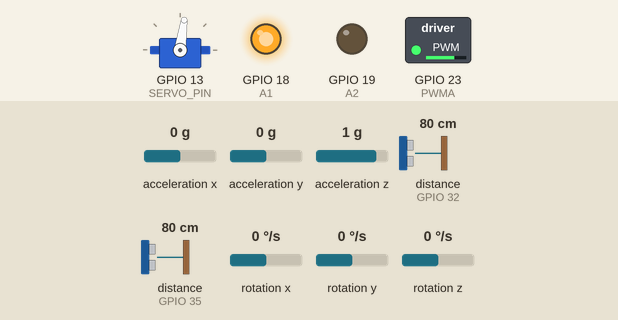
The sketch below on a simulated ESP32. On the bench: servo, switched loads named in the sketch (green lamp = pin HIGH), output pins drawn as LEDs (lit = HIGH). Wiring (inferred from the names in the program): 2 × ultrasonic range finder: trigger GPIO 26, echo GPIO 35 / trigger GPIO 27, echo GPIO 32. The test bench sets the inputs (shaded band); at power-on: rotation z 0 °/s, distance to the obstacle (sensors on GPIO 35, GPIO 32) 80 cm, acceleration x 0 g, acceleration y 0 g, acceleration z 1 g, rotation x 0 °/s, rotation y 0 °/s. The echo pulse lasts 58.3 µs per cm; servo pulses on a pin are drawn as a servo (544–2400 µs = 0–180°); pins used as bus, display or sensor lines are not drawn; what the sketch prints to the serial monitor is not drawn.

Above: at 4.4 s.
4.5 s: rotation z set to 11 °/s
At 5.7 s:
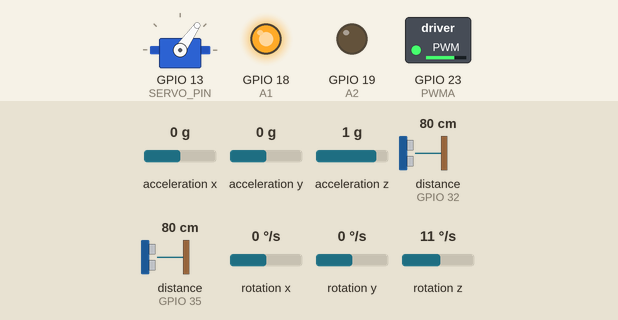
7.5 s: distance to the obstacle (sensor on GPIO 35) set to 2 cm
At 9.9 s:
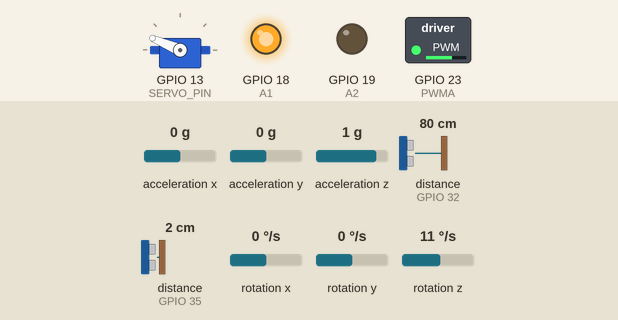
10.5 s: rotation z set to -100 °/s
At 11.8 s:
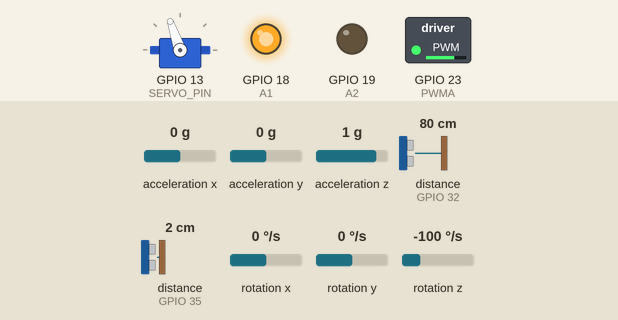
12.9 s: distance to the obstacle (sensor on GPIO 32) set to 75 cm
At 13.8 s:
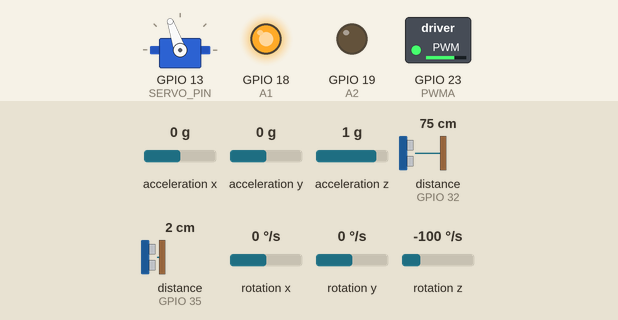
15.9 s: distance to the obstacle (sensor on GPIO 32) set to 120 cm
At 16.15 s:
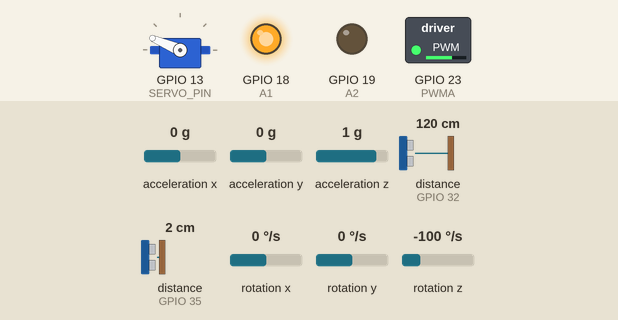
Timing chart, 0 to 22.9 s (numbered marks = the images above; inputs shaded):
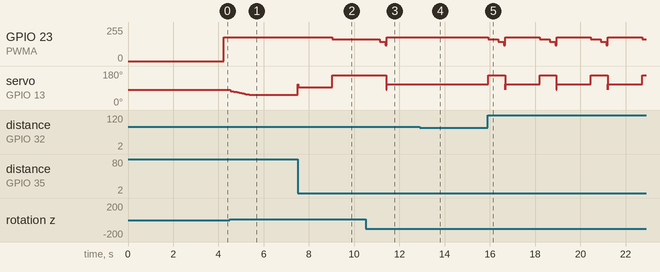

Measured:
- after the input at 4.5 s, servo on GPIO 13 (SERVO_PIN): moves from 82° to 55° over 0.83 s, starting at once
- after the input at 7.5 s, servo on GPIO 13 (SERVO_PIN): 55° → 93° at once, → 157° 1.5 s later
- after the input at 10.5 s, GPIO 23 (PWMA): 164/255 → 144/255 after 0.62 s, → 179/255 0.25 s later; servo on GPIO 13 (SERVO_PIN): 157° → 109° after 0.92 s
- after the input at 12.9 s, GPIO 23 (PWMA): stops changing and stays 179/255; servo on GPIO 13 (SERVO_PIN): stays 109° (without the input it goes to 157° after 0.05 s)
- after the input at 15.9 s, GPIO 23 (PWMA): 179/255 → 164/255 at once, then repeats every 2.3 s: 144/255 0.25 s, 120/255 0.06 s, 179/255 1.5 s, 164/255 0.44 s; servo on GPIO 13 (SERVO_PIN): 109° → 157° at once, then repeats every 2.3 s: 82° 0.01 s, 109° 1.5 s, 157° 0.74 s

The sketch:

Controller_PI.ino
```cpp
#include <Wire.h>
#include <MPU6050_tockn.h>

MPU6050 mpu(Wire);

// PINES
#define TRIG_L 27
#define ECHO_L 32
#define TRIG_R 26
#define ECHO_R 35

#define PWMA 23
#define A1 18
#define A2 19
#define SERVO_PIN 13

// PWM
const int freqServo = 50;
const int resServo = 16;
const int freqMotor = 1000;
const int resMotor = 8;

// PID PAREDES
float KpWall = 1.0;
float KiWall = 0.0;
float KdWall = 1.2;

float errorWall = 0;
float prevErrorWall = 0;
float integralWall = 0;

// PID GYRO
float KpGyro = 2.0;
float KiGyro = 0.0;
float KdGyro = 0.5;
float gyroScale = 1;

float errorGyro = 0;
float prevErrorGyro = 0;
float integralGyro = 0;

// TIEMPO
unsigned long lastPIDTime = 0;
unsigned long lastGyroTime = 0;

// GIROSCOPIO
float anguloGyro = 0;
float anguloObjetivo = 0;

// CONTROL
int velocidadMotor = 180;
int centroServo = 80;

// INTEGRACION PI -> ESP32
float obsBiasNorm = 0.0;     // [-1, 1]
int turnHint = 0;            // -1 derecha, 0 ninguno, +1 izquierda
unsigned long lastPiMsgMs = 0;
const unsigned long piTimeoutMs = 800;
bool piPriority = false;
int piMemoryFrames = 0;
bool piReady = false;
unsigned long bootStartMs = 0;

const bool WAIT_PI_AT_BOOT = true;
const bool ALLOW_FALLBACK_AFTER_WAIT = true;
const unsigned long BOOT_WAIT_PI_MS = 1000;

float visionSteerGain = 80.0;
float turnHintGain = 7.0;

// ESTADOS
enum Estado {
  SIGUIENDO,
  GIRANDO
};

Estado estado = SIGUIENDO;

// GIROS
bool direccionIzquierda = true;
bool primerGiro = false;
int AngGiro = 75;
unsigned long lastTurnTime = 0;
const int cooldownGiro = 1500;

// DETECCION
int contadorEsquina = 0;
const int umbralPared = 100;

// CARRERA
int turnsCompleted = 0;
bool raceFinished = false;
const int TURNS_PER_RACE = 12;

// FILTRO
float alpha = 0.85;
float distL_filtrada = 0;
float distR_filtrada = 0;

void printDual(String txt) {
  Serial.print(txt);
}

void escribirServo(int angulo) {
  angulo = constrain(angulo, 0, 180);
  int pulso = map(angulo, 0, 180, 500, 2500);
  int duty = (pulso * ((1 << resServo) - 1)) / 20000;
  ledcWrite(SERVO_PIN, duty);
}

void setMotor(int velocidad) {
  velocidad = constrain(velocidad, 0, 255);
  ledcWrite(PWMA, velocidad);
}

long leerDistancia(int trig, int echo) {
  digitalWrite(trig, LOW);
  delayMicroseconds(2);
  digitalWrite(trig, HIGH);
  delayMicroseconds(10);
  digitalWrite(trig, LOW);

  long duracion = pulseIn(echo, HIGH, 5000);
  long distancia = duracion * 0.034 / 2;

  if (distancia == 0 || distancia > 200) {
    distancia = 200;
  }

  return distancia;
}

float filtroEMA(float nueva, float anterior) {
  return alpha * nueva + (1.0 - alpha) * anterior;
}

bool detectarEsquina(long distL, long distR) {
  bool apertura = (distL > umbralPared) || (distR > umbralPared);
  if (apertura) {
    contadorEsquina++;
  } else {
    contadorEsquina = 0;
  }
  return contadorEsquina >= 1;
}

void actualizarGyro() {
  unsigned long now = millis();
  float dt = (now - lastGyroTime) / 1000.0;
  lastGyroTime = now;

  float gyroZ = mpu.getGyroZ()/gyroScale;
  if (abs(gyroZ) < 1.0) {
    gyroZ = 0;
  }

  anguloGyro += gyroZ * dt;
}

void parsePiMessage(String line) {
  line.trim();

  // Handshake de arranque: la Pi envia READY cuando termino de levantar.
  if (line.startsWith("READY")) {
    piReady = true;
    lastPiMsgMs = millis();
    Serial2.println("ACK:READY");
    return;
  }

  // Nuevo formato recomendado:
  // V1,obs=+0.123,turn=0,state=avoid_red
  if (line.startsWith("V1,")) {
    int obsIdx = line.indexOf("obs=");
    int turnIdx = line.indexOf("turn=");
    int prioIdx = line.indexOf("prio=");
    int memIdx = line.indexOf("mem=");

    if (obsIdx >= 0) {
      int obsEnd = line.indexOf(',', obsIdx);
      String obsStr = (obsEnd >= 0) ? line.substring(obsIdx + 4, obsEnd) : line.substring(obsIdx + 4);
      obsBiasNorm = obsStr.toFloat();
      obsBiasNorm = constrain(obsBiasNorm, -1.0, 1.0);
    }

    if (turnIdx >= 0) {
      int turnEnd = line.indexOf(',', turnIdx);
      String turnStr = (turnEnd >= 0) ? line.substring(turnIdx + 5, turnEnd) : line.substring(turnIdx + 5);
      int turnVal = turnStr.toInt();
      if (turnVal > 0) {
        turnHint = 1;
      } else if (turnVal < 0) {
        turnHint = -1;
      } else {
        turnHint = 0;
      }
    }

    if (prioIdx >= 0) {
      int prioEnd = line.indexOf(',', prioIdx);
      String prioStr = (prioEnd >= 0) ? line.substring(prioIdx + 5, prioEnd) : line.substring(prioIdx + 5);
      piPriority = (prioStr.toInt() != 0);
    }

    if (memIdx >= 0) {
      int memEnd = line.indexOf(',', memIdx);
      String memStr = (memEnd >= 0) ? line.substring(memIdx + 4, memEnd) : line.substring(memIdx + 4);
      piMemoryFrames = memStr.toInt();
      if (piMemoryFrames < 0) {
        piMemoryFrames = 0;
      }
    }

    piReady = true;
    lastPiMsgMs = millis();
    Serial2.println("ACK:V1");
    return;
  }

  // Modo legado: solo pixel X (como controlPI.py original)
  bool numeric = true;
  for (unsigned int i = 0; i < line.length(); i++) {
    char c = line.charAt(i);
    if (!(c >= '0' && c <= '9')) {
      numeric = false;
      break;
    }
  }

  if (numeric && line.length() > 0) {
    int x = line.toInt();
    // Convierte 0..640 a -1..1. Si llega 700 (neutral), cae cerca de +1, asi que saturamos por rango.
    if (x >= 0 && x <= 640) {
      obsBiasNorm = (float(x) - 320.0) / 320.0;
      obsBiasNorm = constrain(obsBiasNorm, -1.0, 1.0);
      piReady = true;
      lastPiMsgMs = millis();
      Serial2.println("ACK:X");
    }
  }
}

void readPiSerial() {
  while (Serial2.available() > 0) {
    String line = Serial2.readStringUntil('\n');
    if (line.length() > 0) {
      parsePiMessage(line);
    }
  }
}

void controlPID(long distL, long distR) {
  unsigned long now = millis();
  float dt = (now - lastPIDTime) / 1000.0;
  lastPIDTime = now;

  if (dt < 0.01) {
    dt = 0.01;
  }

  // PID ULTRASONICOS
  errorWall = distL - distR;
  errorWall = constrain(errorWall, -50, 50);
  integralWall += errorWall * dt;
  integralWall = constrain(integralWall, -40, 40);
  float derivWall = (errorWall - prevErrorWall) / dt;
  float outputWall = KpWall * errorWall + KiWall * integralWall + KdWall * derivWall;
  prevErrorWall = errorWall;

  // PID GYRO
  errorGyro = anguloObjetivo - anguloGyro;
  errorGyro = constrain(errorGyro, -20, 20);
  integralGyro += errorGyro * dt;
  integralGyro = constrain(integralGyro, -30, 30);
  float derivGyro = (errorGyro - prevErrorGyro) / dt;
  float outputGyro = KpGyro * errorGyro + KiGyro * integralGyro + KdGyro * derivGyro;
  prevErrorGyro = errorGyro;

  float outputFinal = outputWall + outputGyro;

  bool piAlive = (millis() - lastPiMsgMs) <= piTimeoutMs;
  float outputVision = 0;

  if (piAlive) {
    float localVisionGain = visionSteerGain;
    if (piPriority) {
      localVisionGain *= 1.20;
    }
    outputVision = (obsBiasNorm * localVisionGain) + (float(turnHint) * turnHintGain);
  } else {
    piPriority = false;
    piMemoryFrames = 0;
    turnHint = 0;
    obsBiasNorm = 0.0;
  }

  outputFinal += outputVision;
  outputFinal = constrain(outputFinal, -25, 25);

  escribirServo(centroServo + outputFinal);
  setMotor(velocidadMotor);

  printDual(" | Wall:");
  printDual(String(outputWall));
  printDual(" | Gyro:");
  printDual(String(outputGyro));
  printDual(" | Vis:");
  printDual(String(outputVision));
  printDual(" | Servo:");
  printDual(String(centroServo + outputFinal));
}

void setup() {

  Serial.begin(115200);
  Serial2.begin(115200, SERIAL_8N1, 17, 16);  // RX=17, TX=16

  Wire.begin();
  mpu.begin();

  mpu.calcGyroOffsets(true);

  float oz = mpu.getGyroZoffset();
  Serial.print("Offset Z: ");
  Serial.println(oz);

  if (abs(oz) > 7.0) {
    Serial.println("Offset sucio - activando division /2");
    gyroScale = 2.0;  // variable global
  } else {
    Serial.println("Offset limpio - escala normal");
    gyroScale = 1.0;
  }

  pinMode(TRIG_L, OUTPUT);
  pinMode(ECHO_L, INPUT);
  pinMode(TRIG_R, OUTPUT);
  pinMode(ECHO_R, INPUT);

  pinMode(A1, OUTPUT);
  pinMode(A2, OUTPUT);
  digitalWrite(A1, HIGH);
  digitalWrite(A2, LOW);

  ledcAttach(PWMA, freqMotor, resMotor);
  ledcAttach(SERVO_PIN, freqServo, resServo);
  escribirServo(centroServo);
  delay(200);

  distL_filtrada = leerDistancia(TRIG_L, ECHO_L);
  distR_filtrada = leerDistancia(TRIG_R, ECHO_R);

  lastPIDTime = millis();
  lastGyroTime = millis();
  lastPiMsgMs = 0;
  bootStartMs = millis();

  anguloObjetivo = 0;
  // Esperar mensaje "READY" desde la Raspberry Pi por Serial antes de arrancar
  Serial.println("Esperando READY desde Pi...");
  piReady = false;
  unsigned long waitStart = millis();
  const unsigned long waitTimeout = 0; // timeout 30s
  while (!piReady && (millis() - waitStart < waitTimeout)) {
    if (Serial2.available()) {
      String line = Serial2.readStringUntil('\n');
      line.trim();
      if (line.indexOf("READY") >= 0) {
        piReady = true;
        Serial.println("Recibido READY. Iniciando sistema.");
        break;
      }
    }
    delay(50);
  }
  if (!piReady) {
    Serial.println("Timeout esperando READY; continuando sin señal Pi.");
  }
  Serial.println("Sistema listo (Controller_PI)");
}

void loop() {
  readPiSerial();

  bool bootWaitActive = false;
  if (WAIT_PI_AT_BOOT && !piReady) {
    if (ALLOW_FALLBACK_AFTER_WAIT) {
      bootWaitActive = (millis() - bootStartMs) < BOOT_WAIT_PI_MS;
    } else {
      bootWaitActive = true;
    }
  }

  if (bootWaitActive) {
    escribirServo(centroServo);
    setMotor(0);
    printDual(" | Estado:WAIT_PI");
    printDual(" | t=");
    printDual(String((millis() - bootStartMs) / 1000.0, 1));
    Serial.println(" ");
    delay(20);
    return;
  }

  if (raceFinished) {
    setMotor(0);
    escribirServo(centroServo);
    printDual(" | TERMINADO giros=12/12");
    Serial.println(" ");
    delay(20);
    return;
  }

  mpu.update();
  actualizarGyro();

  long distL_raw = leerDistancia(TRIG_L, ECHO_L);
  long distR_raw = leerDistancia(TRIG_R, ECHO_R);

  distL_filtrada = filtroEMA(distL_raw, distL_filtrada);
  distR_filtrada = filtroEMA(distR_raw, distR_filtrada);

  long distL = distL_filtrada;
  long distR = distR_filtrada;

  switch (estado) {
    case SIGUIENDO: {
      velocidadMotor = 180;
      controlPID(distL, distR);

      bool bloqueadoPorObstaculo = piPriority || (piMemoryFrames > 0);
      if ((millis() - lastTurnTime > cooldownGiro) && !bloqueadoPorObstaculo && detectarEsquina(distL, distR) && millis() > 9000) {
        estado = GIRANDO;
        anguloGyro = 0;

        if (!primerGiro) {
          direccionIzquierda = distL > distR;
          primerGiro = true;
        }

        Serial.println(direccionIzquierda ? "Giro izquierda" : "Giro derecha");
      }
      break;
    }

    case GIRANDO: {
      float delta = abs(anguloGyro);

      if (delta < 45) {
        velocidadMotor = 165;
      } else if (delta < 70) {
        velocidadMotor = 145;
      } else {
        velocidadMotor = 120;
      }

      setMotor(velocidadMotor);

      if (direccionIzquierda) {
        escribirServo(150);
      } else {
        escribirServo(20);
      }

      if (delta >= AngGiro) {
        escribirServo(centroServo);
        velocidadMotor = 180;

        integralWall = 0;
        prevErrorWall = 0;

        integralGyro = 0;
        prevErrorGyro = 0;

        anguloObjetivo = anguloGyro;
        lastTurnTime = millis();
        estado = SIGUIENDO;
        turnsCompleted++;
        if (turnsCompleted >= TURNS_PER_RACE) {
          raceFinished = true;
        }
        Serial.print("Giro completado ");
        Serial.print(turnsCompleted);
        Serial.print("/");
        Serial.println(TURNS_PER_RACE);
      }

      break;
    }
  }

  printDual(" | Estado:");
  printDual(String(estado));
  printDual(" | L:");
  printDual(String(distL));
  printDual(" | R:");
  printDual(String(distR));
  printDual(" | Ang:");
  printDual(String(anguloGyro));
  printDual(" | Obj:");
  printDual(String(anguloObjetivo));
  printDual(" | obsNorm:");
  printDual(String(obsBiasNorm, 3));
  printDual(" | turn:");
  printDual(String(turnHint));
  printDual(" | prio:");
  printDual(String(piPriority ? 1 : 0));
  printDual(" | mem:");
  printDual(String(piMemoryFrames));
  printDual(" | giros:");
  printDual(String(turnsCompleted));
  printDual("/");
  printDual(String(TURNS_PER_RACE));
  Serial.println(" ");
}
```
